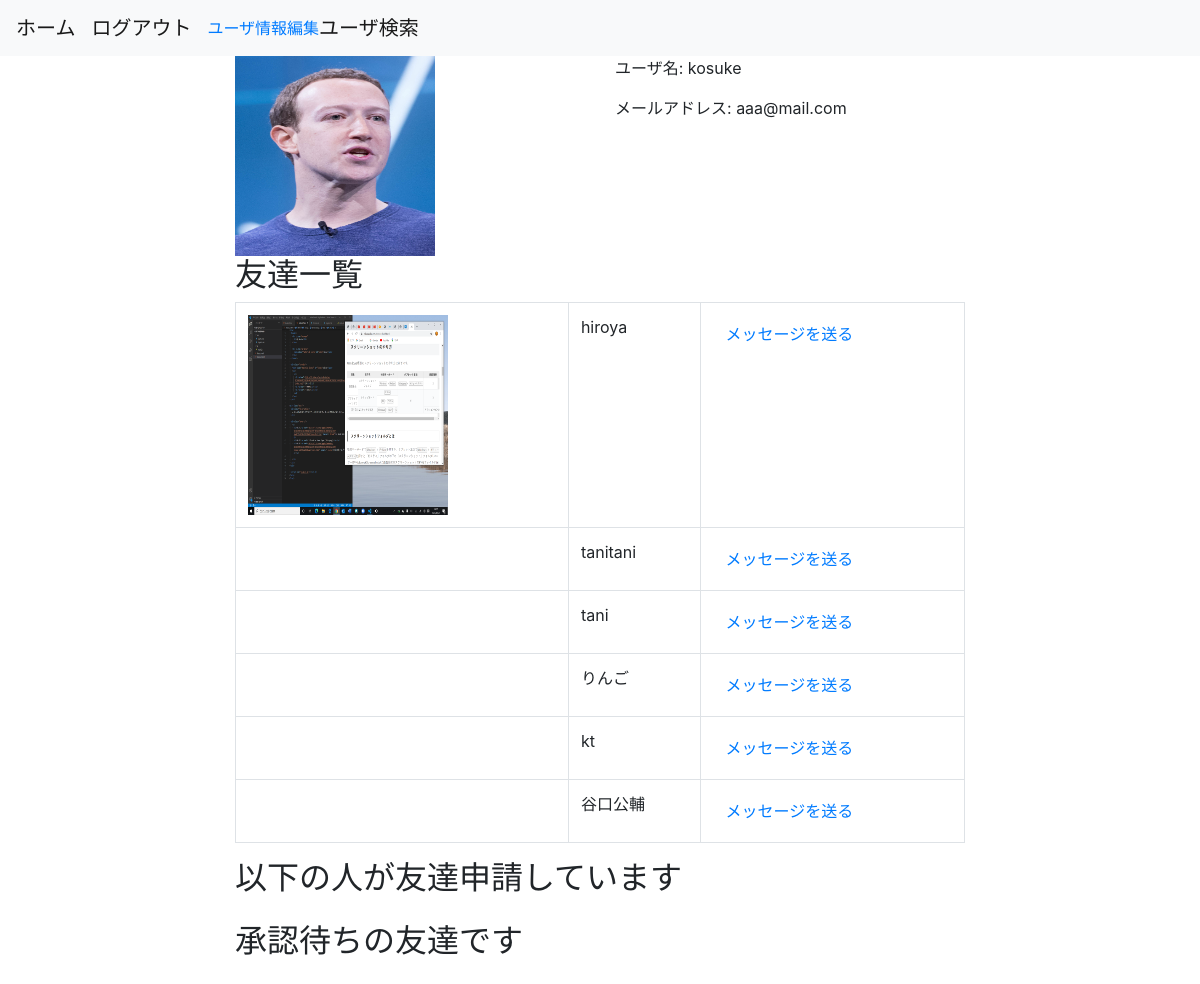
The page / (signed in) on the database its author committed.
### flaskr/models.py (models this page shows, shortened)
class User(UserMixin, db.Model):
    __tablename__ = 'users'
    id = db.Column(db.Integer, primary_key=True)
    username = db.Column(db.String(64), index=True)
    email = db.Column(db.String(64), unique=True, index=True)
    password = db.Column(
        db.String(128),
        default = generate_password_hash('flasksnsapp')
    )
    picture_path = db.Column(db.Text)
    is_active = db.Column(db.Boolean, unique=False, default=False)
    create_at = db.Column(db.DateTime, default=datetime.now)
    update_at = db.Column(db.DateTime, default=datetime.now)
    @classmethod
    def select_friends(cls):
        return cls.query.join(
            UserConnect,
            or_(
                and_(
                    UserConnect.to_user_id == cls.id,
                    UserConnect.from_user_id == current_user.get_id(),
                    UserConnect.status == 2
                ),
                and_(
                    UserConnect.from_user_id == cls.id,
                    UserConnect.to_user_id == current_user.get_id(),
                    UserConnect.status == 2
                )
            )
        ).with_entities(
            cls.id, cls.username, cls.picture_path
        ).all()
    @classmethod
    def select_requested_friends(cls):
        return cls.query.join(
            UserConnect,
            and_(
                UserConnect.from_user_id == cls.id,
                UserConnect.to_user_id == current_user.get_id(),
                UserConnect.status == 1
            )
        ).with_entities(
            cls.id, cls.username, cls.picture_path
        ).all()
    @classmethod
    def select_requesting_friends(cls):
        return cls.query.join(
            UserConnect,
            and_(
                UserConnect.from_user_id == current_user.get_id(),
                UserConnect.to_user_id == cls.id,
                UserConnect.status == 1
            )
        ).with_entities(
            cls.id, cls.username, cls.picture_path
        ).all()

### flaskr/views.py (the view)
@bp.route('/')
def home():
    friends = requested_friends = requesting_friends = None
    connect_form = ConnectForm()
    session['url'] = 'app.home'
    if current_user.is_authenticated:
        friends = User.select_friends()
        requested_friends = User.select_requested_friends()
        requesting_friends = User.select_requesting_friends()
    return render_template(
        'home.html',
        friends = friends,
        requested_friends = requested_friends,
        requesting_friends = requesting_friends,
        connect_form=connect_form
    )

### flaskr/models.py (called while the page is built)
@login_manager.user_loader
def load_user(user_id):
    return User.query.get(user_id)

### flaskr/templates/home.html (shortened to what this page needs)
{% extends 'base.html' %}
{% block content %}
<div class="row">
  {% if current_user.is_authenticated %}
  <div class="col-lg-2 offset-lg-2">
    {% if current_user.picture_path %}
      <img class="user-image-big" src="{{ url_for('static', filename=current_user.picture_path) }}" alt="">
    {% endif %}
  </div>
  <div class="col-lg-4 offset-lg-2">
    <p>ユーザ名: {{ current_user.username }}</p>
    <p>メールアドレス: {{ current_user.email }}</p>
  </div>
  <div class="col-lg-8 offset-lg-2">
    <h2>友達一覧</h2>
    <table class="table table-bordered">
      {% for friend in friends %}
        <tr>
          {% if friend.picture_path %}
          <td><img class="user-image-big" src="{{ url_for('static', filename=friend.picture_path) }}"></td>
          {% else %}
          <td></td>
          {% endif %}
          <td>{{ friend.username }}</td>
          <td><a href="{{ url_for('app.message', id=friend.id) }}" class="btn btn-link">メッセージを送る</a></td>
        </tr>
      {% endfor %}
    </table>
  </div>
  <div class="col-lg-8 offset-lg-2">
    <h2>以下の人が友達申請しています</h2>
  </div>
  <div class="col-lg-8 offset-lg-2">
    <h2>承認待ちの友達です</h2>
  </div>
  {% else %}
    <p>ログインor登録してください</p>
  {% endif %}
</div>
{% endblock content %}

### flaskr/static/css/style.css (style rules this page uses)
.user-image-big { width: 200px; height: 200px; }

### rows shown on the page
User: picture_path (picture), username "kosuke", email "aaa@mail.com"
User: picture_path (picture), username "hiroya"
User: username "tanitani"
User: username "tani"
User: username "りんご"
User: username "kt"
User: username "谷口公輔"
